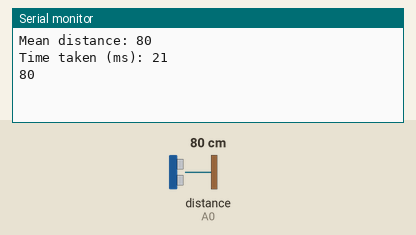
This sketch was run on a simulated Arduino Uno, built with avr-gcc and run on an emulated ATmega328P. Shown: the last lines printed to the serial monitor. The test bench sets the inputs (shaded band); at power-on: distance to the obstacle (sensor on A0) 80 cm.

Above: at 2.8 s.
2.9 s: distance to the obstacle (sensor on A0) set to 2 cm
At 5.6 s:
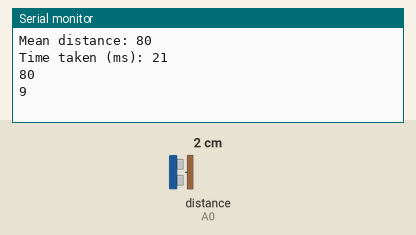
6.6 s: distance to the obstacle (sensor on A0) set to 18 cm
At 8.6 s:
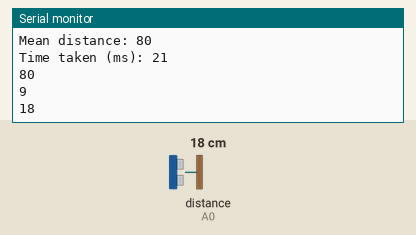
Timing chart, 0 to 10.1 s (numbered marks = the images above; inputs shaded):
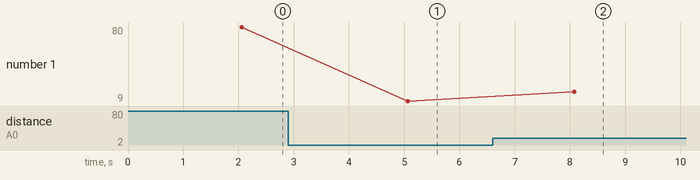

Measured:
- after the input at 2.9 s, the serial monitor: prints a new line after 2.2 s (image 1)
- after the input at 6.6 s, the serial monitor: prints a new line after 1.5 s (image 2)
- plotted number 1: 80 → 9 after the input at 2.9 s, 9 → 18 after the input at 6.6 s

The sketch:

IR.ino
```cpp
#include <SharpIR.h>

#define ir A0
#define model 1080

boolean done=false;


SharpIR sharp(ir, 50, 90, model);

// ir: the pin where your sensor is attached
// 25: the number of readings the library will make before calculating a mean distance
// 93: the difference between two consecutive measurements to be taken as valid
// model: an int that determines your sensor:  1080 for GP2Y0A21Y
//                                            20150 for GP2Y0A02Y
//                                            (working distance range according to the datasheets)


void setup(){

  Serial.begin(9600);
  pinMode (ir, INPUT);

}


void loop(){

  delay(2000);    // it gives you time to open the serial monitor after you upload the sketch

 if (done==false){  // it only runs the loop once


  unsigned long pepe1=millis();  // takes the time before the loop on the library begins


  int dis=sharp.distance();  // this returns the distance to the object you're measuring


  Serial.print("Mean distance: ");  // returns it to the serial monitor
  Serial.println(dis);

  unsigned long pepe2=millis()-pepe1;  // the following gives you the time taken to get the measurement
  Serial.print("Time taken (ms): ");
  Serial.println(pepe2);


done=true;

}
 int dis=sharp.distance();

Serial.println(dis);
delay(1000);


}
```
